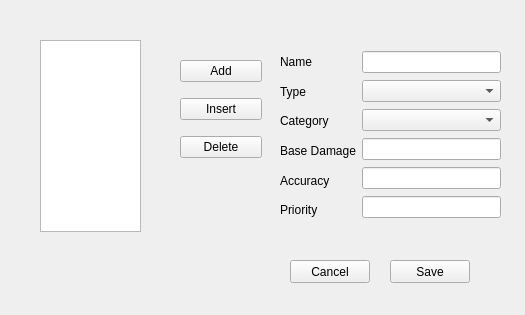
<?xml version="1.0" encoding="UTF-8"?>
<ui version="4.0">
 <class>MovesWindow</class>
 <widget class="QWidget" name="MovesWindow">
  <property name="geometry">
   <rect>
    <x>0</x>
    <y>0</y>
    <width>525</width>
    <height>315</height>
   </rect>
  </property>
  <property name="windowTitle">
   <string>Form</string>
  </property>
  <widget class="QListView" name="listView">
   <property name="geometry">
    <rect>
     <x>40</x>
     <y>40</y>
     <width>101</width>
     <height>192</height>
    </rect>
   </property>
  </widget>
  <widget class="QWidget" name="layoutWidget">
   <property name="geometry">
    <rect>
     <x>180</x>
     <y>50</y>
     <width>82</width>
     <height>121</height>
    </rect>
   </property>
   <layout class="QVBoxLayout" name="verticalLayout">
    <item>
     <widget class="QPushButton" name="pushButton_Add">
      <property name="text">
       <string>Add</string>
      </property>
     </widget>
    </item>
    <item>
     <widget class="QPushButton" name="pushButton_Insert">
      <property name="text">
       <string>Insert</string>
      </property>
     </widget>
    </item>
    <item>
     <widget class="QPushButton" name="pushButton_Delete">
      <property name="text">
       <string>Delete</string>
      </property>
     </widget>
    </item>
   </layout>
  </widget>
  <widget class="QPushButton" name="pushButton_Save">
   <property name="geometry">
    <rect>
     <x>390</x>
     <y>260</y>
     <width>80</width>
     <height>23</height>
    </rect>
   </property>
   <property name="text">
    <string>Save</string>
   </property>
  </widget>
  <widget class="QPushButton" name="pushButton_Cancel">
   <property name="geometry">
    <rect>
     <x>290</x>
     <y>260</y>
     <width>80</width>
     <height>23</height>
    </rect>
   </property>
   <property name="text">
    <string>Cancel</string>
   </property>
  </widget>
  <widget class="QWidget" name="">
   <property name="geometry">
    <rect>
     <x>280</x>
     <y>50</y>
     <width>221</width>
     <height>172</height>
    </rect>
   </property>
   <layout class="QHBoxLayout" name="horizontalLayout">
    <item>
     <layout class="QVBoxLayout" name="verticalLayout_3">
      <item>
       <widget class="QLabel" name="label">
        <property name="text">
         <string>Name</string>
        </property>
       </widget>
      </item>
      <item>
       <widget class="QLabel" name="label_2">
        <property name="text">
         <string>Type</string>
        </property>
       </widget>
      </item>
      <item>
       <widget class="QLabel" name="label_3">
        <property name="text">
         <string>Category</string>
        </property>
       </widget>
      </item>
      <item>
       <widget class="QLabel" name="label_4">
        <property name="text">
         <string>Base Damage</string>
        </property>
       </widget>
      </item>
      <item>
       <widget class="QLabel" name="label_5">
        <property name="text">
         <string>Accuracy</string>
        </property>
       </widget>
      </item>
      <item>
       <widget class="QLabel" name="label_6">
        <property name="text">
         <string>Priority</string>
        </property>
       </widget>
      </item>
     </layout>
    </item>
    <item>
     <layout class="QVBoxLayout" name="verticalLayout_2">
      <item>
       <widget class="QLineEdit" name="lineEdit_Name"/>
      </item>
      <item>
       <widget class="QComboBox" name="comboBox_Type"/>
      </item>
      <item>
       <widget class="QComboBox" name="comboBox_Category"/>
      </item>
      <item>
       <widget class="QLineEdit" name="lineEdit_BaseDamage"/>
      </item>
      <item>
       <widget class="QLineEdit" name="lineEdit_Accuracy"/>
      </item>
      <item>
       <widget class="QLineEdit" name="lineEdit_Priority"/>
      </item>
     </layout>
    </item>
   </layout>
  </widget>
 </widget>
 <resources/>
 <connections/>
</ui>
